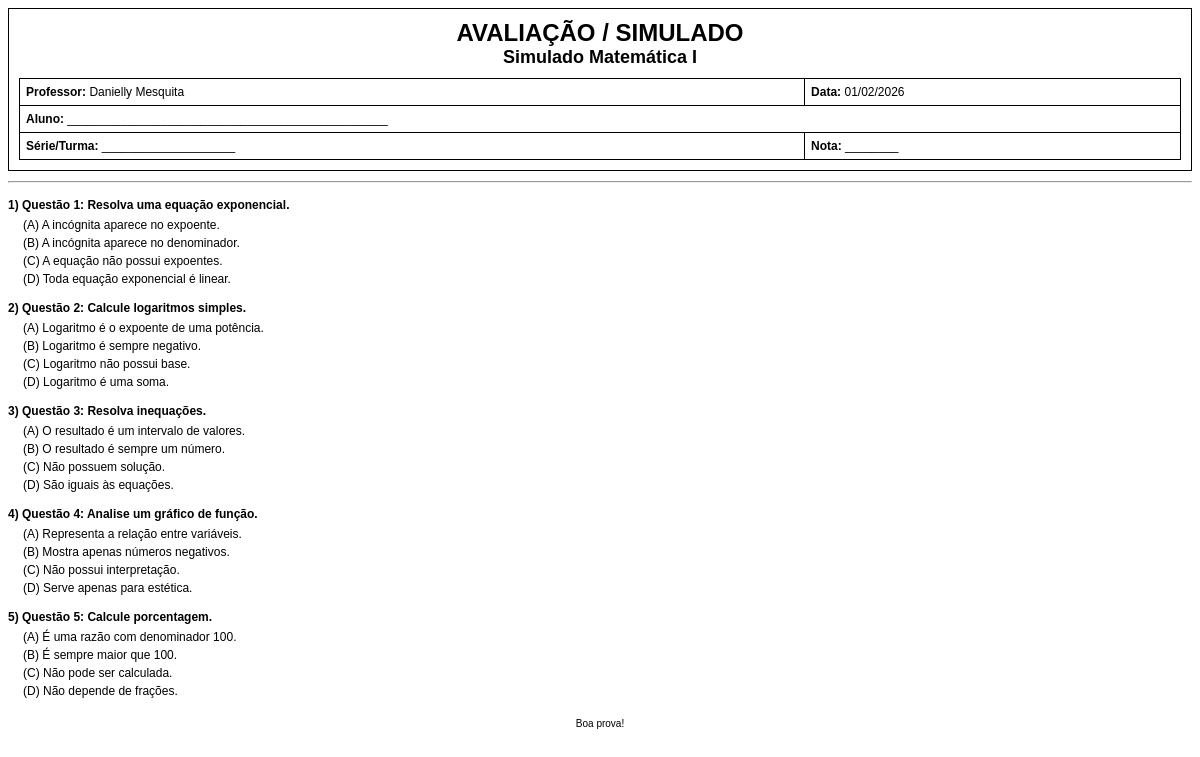
The app's page /template_simulado.php?ids=6 (signed in) with its own data.
### tables this page shows
CREATE TABLE `simulado` (
  `id` int(11) NOT NULL,
  `idprofessor` int(11) NOT NULL,
  `nome` varchar(100) NOT NULL,
  `data` date NOT NULL
);

CREATE TABLE `professor` (
  `id` int(11) NOT NULL,
  `nome` varchar(50) NOT NULL,
  `email` varchar(100) NOT NULL,
  `senha` varchar(50) NOT NULL
);

### template_simulado.php (the view, shortened to what this page needs)
<?php
include("connect.php");
$idsimulado = isset($_GET['ids']) ? (int)$_GET['ids'] : 0;
$sqlSimulado = "
SELECT s.nome AS simulado, s.data, p.nome AS professor
FROM simulado s
INNER JOIN professor p ON p.id = s.idprofessor
WHERE s.id = {$idsimulado}
";
$resSimulado = mysqli_query($con, $sqlSimulado);
$simulado    = mysqli_fetch_assoc($resSimulado);
$dataProva = '';
if (!empty($simulado['data'])) {
    $dataProva =
        substr($simulado['data'], 8, 2) . '/' .
        substr($simulado['data'], 5, 2) . '/' .
        substr($simulado['data'], 0, 4);
}
$sqlPerguntas = "
SELECT id, texto
FROM pergunta
WHERE idsimulado = {$idsimulado}
ORDER BY id
";
$resPerguntas = mysqli_query($con, $sqlPerguntas);
$perguntas = [];
while ($p = mysqli_fetch_assoc($resPerguntas)) {
    $sqlAlt = "
    SELECT texto
    FROM alternativa
    WHERE idpergunta = {$p['id']}
    ORDER BY id
    ";
    $resAlt = mysqli_query($con, $sqlAlt);
    $alternativas = [];
    while ($a = mysqli_fetch_assoc($resAlt)) {
        $alternativas[] = $a['texto'];
    }
    $perguntas[] = [
        'texto' => $p['texto'],
        'alternativas' => $alternativas
    ];
}
?>
<!DOCTYPE html>
<html lang="pt-BR">
<head>
</head>
<body>
<div class="cabecalho">
    <h1>AVALIAÇÃO / SIMULADO</h1>
    <h2><?php echo htmlspecialchars($simulado['simulado']); ?></h2>
    <table class="info">
        <tr>
            <td><strong>Professor:</strong> <?php echo htmlspecialchars($simulado['professor']); ?></td>
            <td><strong>Data:</strong> <?php echo $dataProva; ?></td>
        </tr>
        <tr>
            <td colspan="2"><strong>Aluno:</strong> ________________________________________________</td>
        </tr>
        <tr>
            <td><strong>Série/Turma:</strong> ____________________</td>
            <td><strong>Nota:</strong> ________</td>
        </tr>
    </table>
</div>
<hr>
<?php
$numero = 1;
$letras = ['A', 'B', 'C', 'D', 'E'];
foreach ($perguntas as $q):
?>
<div class="questao">
    <p><?php echo $numero . ') ' . htmlspecialchars($q['texto']); ?></p>
    <?php foreach ($q['alternativas'] as $i => $alt): ?>
        <div class="alternativa">
            (<?php echo $letras[$i]; ?>) <?php echo htmlspecialchars($alt); ?>
        </div>
    <?php endforeach; ?>
</div>
<?php
$numero++;
endforeach;
?>
<div class="rodape">
    Boa prova!
</div>
</body>
</html>

### template_simulado.php (style rules this page uses)
body { font-family: Arial, Helvetica, sans-serif; font-size: 12px; color: #000; }
h1, h2 { margin: 0; text-align: center; }
hr { margin: 10px 0; }
.cabecalho { border: 1px solid #000; padding: 10px; }
.info { width: 100%; border-collapse: collapse; margin-top: 10px; }
.info td { border: 1px solid #000; padding: 6px; }
.questao { margin-top: 15px; page-break-inside: avoid; }
.questao p { margin: 0 0 6px 0; font-weight: bold; }
.alternativa { margin-left: 15px; margin-bottom: 4px; }
.rodape { margin-top: 20px; font-size: 10px; text-align: center; }

### records on screen
simulado: nome "Simulado Matemática I", idprofessor.nome "Danielly Mesquita", data "01/02/2026"

### other values on screen
$q['texto'] "Questão 1: Resolva uma equação exponencial."
$letras[$i] "A"
$alt "A incógnita aparece no expoente."
$letras[$i] "B"
$alt "A incógnita aparece no denominador."
$letras[$i] "C"
$alt "A equação não possui expoentes."
$letras[$i] "D"
$alt "Toda equação exponencial é linear."
$q['texto'] "Questão 2: Calcule logaritmos simples."
$alt "Logaritmo é o expoente de uma potência."
$alt "Logaritmo é sempre negativo."
$alt "Logaritmo não possui base."
$alt "Logaritmo é uma soma."
$q['texto'] "Questão 3: Resolva inequações."
